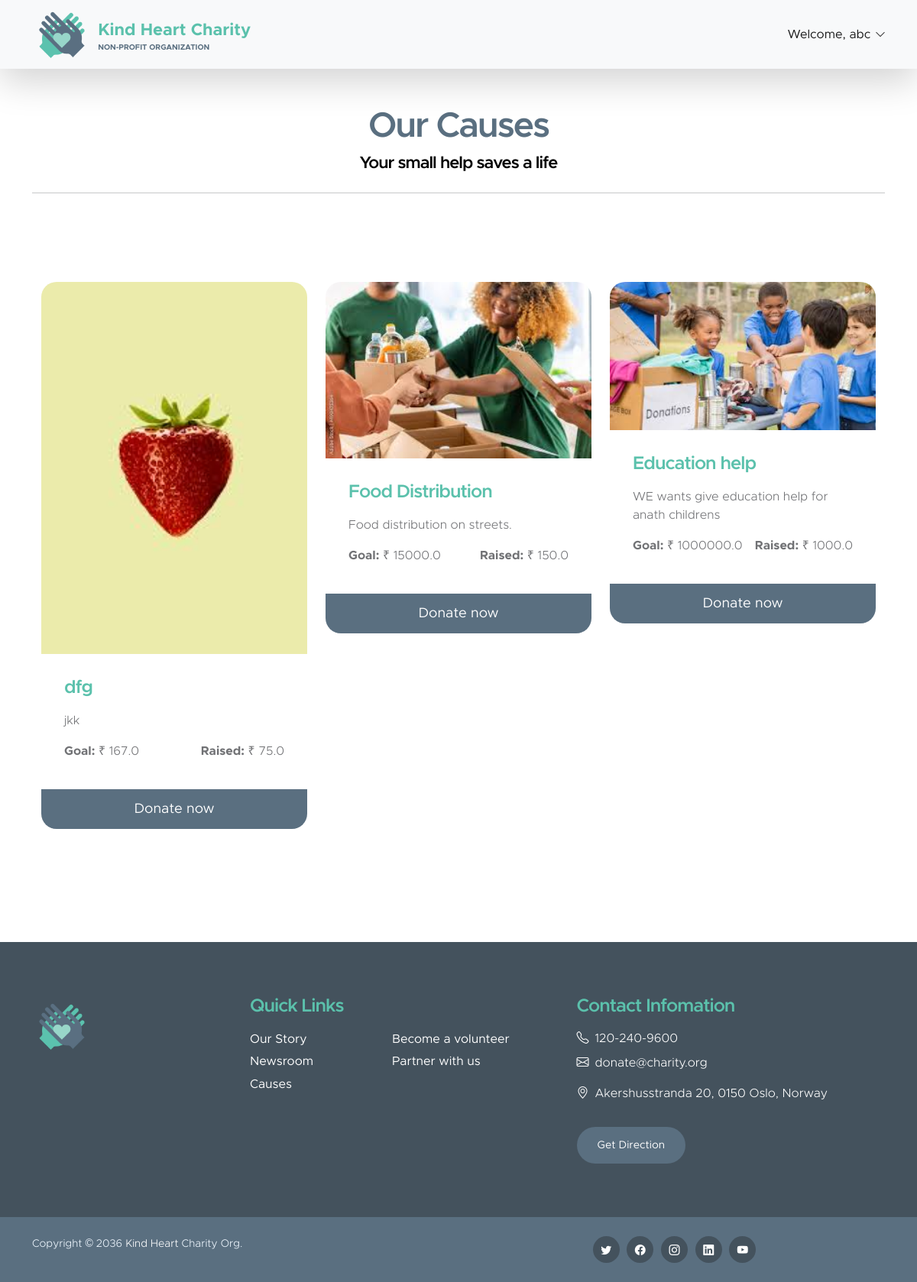
The app's page /user-dashboard/ (signed in) with its own data.
### heart_charity/models.py (models this page shows, shortened)
class Cause(models.Model):
    name=models.CharField(max_length=30)
    img=models.ImageField()
    detail=models.CharField(max_length=500)
    raised=models.FloatField()
    goal=models.FloatField()

### heart_charity/views.py (the view)
# urls.py: path('user-dashboard/', views.user_dashboard, name='user_dashboard'),
def user_dashboard(req):
    causes = Cause.objects.all()
    return render(req, 'user_dashboard.html', {"causes": causes})

### heart_charity/templates/user_dashboard.html
{% extends 'base.html' %}
{% load static %}
{% block content %}
<main>
    <div class="col-lg-12 col-12 text-center mb-4">
        <h2>Our Causes</h2>
        <h6>Your small help saves a life</h6>
    </div>
    <hr>
              <section class="section-padding" id="section_3">
                <div class="container">
                    <div class="row">
                        {% for cause in causes %}
                        <div class="col-lg-4 col-md-6 col-12 mb-4 mb-lg-0">
                            <div class="custom-block-wrap">
                                <img src="{{cause.img.url}}" class="custom-block-image img-fluid" alt="">
                                <div class="custom-block">
                                    <div class="custom-block-body">
                                        <h5 class="mb-3">{{cause.name}}</h5>
                                        <p>{{cause.detail}}</p>
                                        <div class="d-flex align-items-center my-2">
                                            <p class="mb-0">
                                                <strong>Goal:</strong>
                                                ₹ {{cause.raised}}
                                            </p>
                                            <p class="ms-auto mb-0">
                                                <strong>Raised:</strong>
                                                ₹ {{cause.goal}}
                                            </p>
                                        </div>
                                    </div>
                                    <a href="/donate/{{cause.id}}" class="custom-btn btn">Donate now</a>
                                </div>
                            </div>
                        </div>
                        {% endfor %}
                    </div>
                </div>
            </section>
</main>
{% endblock %}

### heart_charity/templates/base.html (shortened to what this page needs)
{% load static %}
<!doctype html>
<html lang="en">
    <head>
        <link href="{% static 'css/bootstrap.min.css' %}" rel="stylesheet">
        <link href="{% static 'css/bootstrap-icons.css' %}" rel="stylesheet">
        <link href="{% static 'css/templatemo-kind-heart-charity.css' %}" rel="stylesheet">
    </head>
    <body>
        <nav class="navbar navbar-expand-lg bg-light shadow-lg">
            <div class="container">
                <a class="navbar-brand" href="/">
                    <img src="{% static 'images/logo.png'  %}"  class="logo img-fluid" alt="Kind Heart Charity">
                    <span>
                        Kind Heart Charity
                        <small>Non-profit Organization</small>
                    </span>
                </a>
                <div class="collapse navbar-collapse" id="navbarNav">
                    {% if user.is_authenticated %}
                    <div class="dropdown nav-item" >
                     <button class="btn  nav-link"  type="button" >
                         <a class="nav-link dropdown-toggle" href="#" role="button" data-bs-toggle="dropdown" style="color:var(--bs-navbar-brand-color)">Welcome, {{ request.user.username }}</a>
                         </button>
                   </div>
                 </div>
                    {% endif %}
                </div>
        </nav>
        <main>
            <section class="hero-section">
                <div class="container py-5">
                    <div class="row">
                        {% block content %}
                        {% endblock %}
                    </div>
                </div>
            </section>
        </main>
        <footer class="site-footer">
            <div class="container">
                <div class="row">
                    <div class="col-lg-3 col-12 mb-4">
                        <img src="{% static 'images/logo.png' %}" class="logo img-fluid" alt="">
                    </div>
                    <div class="col-lg-4 col-md-6 col-12 mb-4">
                        <h5 class="site-footer-title mb-3">Quick Links</h5>
                        <ul class="footer-menu">
                            <li class="footer-menu-item"><a href="#" class="footer-menu-link">Our Story</a></li>
                            <li class="footer-menu-item"><a href="#" class="footer-menu-link">Newsroom</a></li>
                            <li class="footer-menu-item"><a href="#" class="footer-menu-link">Causes</a></li>
                            <li class="footer-menu-item"><a href="#" class="footer-menu-link">Become a volunteer</a></li>
                            <li class="footer-menu-item"><a href="#" class="footer-menu-link">Partner with us</a></li>
                        </ul>
                    </div>
                    <div class="col-lg-4 col-md-6 col-12 mx-auto">
                        <h5 class="site-footer-title mb-3">Contact Infomation</h5>
                        <p class="text-white d-flex mb-2">
                            <i class="bi-telephone me-2"></i>
                            <a href="tel: 120-240-9600" class="site-footer-link">
                                120-240-9600
                            </a>
                        </p>
                        <p class="text-white d-flex">
                            <i class="bi-envelope me-2"></i>
                            <a href="mailto:info@yourgmail.com" class="site-footer-link">
                                donate@charity.org
                            </a>
                        </p>
                        <p class="text-white d-flex mt-3">
                            <i class="bi-geo-alt me-2"></i>
                            Akershusstranda 20, 0150 Oslo, Norway
                        </p>
                        <a href="#" class="custom-btn btn mt-3">Get Direction</a>
                    </div>
                </div>
            </div>
            <div class="site-footer-bottom">
                <div class="container">
                    <div class="row">
                        <div class="col-lg-6 col-md-7 col-12">
                            <p class="copyright-text mb-0">Copyright © 2036 <a href="#">Kind Heart</a> Charity Org.
                       </p>
                        </div>
                        <div class="col-lg-6 col-md-5 col-12 d-flex justify-content-center align-items-center mx-auto">
                            <ul class="social-icon">
                                <li class="social-icon-item">
                                    <a href="#" class="social-icon-link bi-twitter"></a>
                                </li>
                                <li class="social-icon-item">
                                    <a href="#" class="social-icon-link bi-facebook"></a>
                                </li>
                                <li class="social-icon-item">
                                    <a href="#" class="social-icon-link bi-instagram"></a>
                                </li>
                                <li class="social-icon-item">
                                    <a href="#" class="social-icon-link bi-linkedin"></a>
                                </li>
                                <li class="social-icon-item">
                                    <a href="https://youtube.com/templatemo" class="social-icon-link bi-youtube"></a>
                                </li>
                            </ul>
                        </div>
                    </div>
                </div>
            </div>
        </footer>
    </body>
</html>

### heart_charity/static/css/templatemo-kind-heart-charity.css (style rules this page uses)
:root { --white-color: #ffffff; --primary-color: #5bc1ac; --secondary-color: #5a6f80; --section-bg-color: #f0f8ff; --site-footer-bg-color: #44525d; --custom-btn-bg-color: #597081; --custom-btn-bg-hover-color: #5bc1ac; --dark-color: #000000; --p-color: #717275; --border-color: #e9eaeb; --body-font-family: 'Metropolis', sans-serif; --h1-font-size: 52px; --h2-font-size: 46px; --h3-font-size: 32px; --h4-font-size: 28px; --h5-font-size: 24px; --h6-font-size: 22px; --p-font-size: 16px; --btn-font-size: 18px; --copyright-font-size: 14px; --border-radius-large: 100px; --border-radius-medium: 20px; --border-radius-small: 10px; --font-weight-light: 300; --font-weight-normal: 400; --font-weight-semibold: 600; --font-weight-bold: 700; }
body { background-color: var(--white-color); font-family: var(--body-font-family); }
h2, h3, h4, h5, h6 { color: var(--dark-color); }
h1, h2, h3, h4, h5, h6 { font-weight: var(--font-weight-semibold); letter-spacing: -1px; }
h2 { color: var(--secondary-color); font-size: var(--h2-font-size); letter-spacing: -2px; }
h5 { color: var(--primary-color); font-size: var(--h5-font-size); }
h6 { font-size: var(--h6-font-size); }
p { color: var(--p-color); font-size: var(--p-font-size); font-weight: var(--font-weight-light); }
ul li { color: var(--p-color); font-size: var(--p-font-size); font-weight: var(--font-weight-normal); }
a, button { touch-action: manipulation; transition: all 0.3s; }
a { color: var(--p-color); text-decoration: none; }
b, strong { font-weight: var(--font-weight-bold); }
.section-padding { padding-top: 100px; padding-bottom: 100px; }
.custom-block-wrap { background: var(--white-color); border-radius: var(--border-radius-medium); position: relative; overflow: hidden; transition: all 0.5s; }
.custom-block-body { padding: 30px; }
.custom-block-image { display: block; width: 100%; height: 100%; object-fit: cover; }
.custom-block .custom-btn { border-radius: 0; display: block; }
.custom-btn { background: var(--secondary-color); border: 2px solid transparent; border-radius: var(--border-radius-large); color: var(--white-color); font-size: var(--btn-font-size); font-weight: var(--font-weight-normal); line-height: normal; padding: 15px 25px; }
.navbar { background: var(--white-color); z-index: 9; padding-top: 0; padding-bottom: 0; }
.navbar-brand { color: var(--primary-color); font-size: var(--h6-font-size); font-weight: var(--font-weight-bold); }
.navbar-brand span { display: inline-block; vertical-align: middle; }
.navbar-brand small { color: var(--secondary-color); display: block; font-size: 10px; line-height: normal; text-transform: uppercase; }
.logo { width: 80px; height: auto; }
.dropdown-toggle::after { content: "\f282"; display: inline-block; font-family: bootstrap-icons !important; font-size: var(--copyright-font-size); font-style: normal; font-weight: normal !important; font-variant: normal; text-transform: none; line-height: 1; vertical-align: -.125em; -webkit-font-smoothing: antialiased; -moz-osx-font-smoothing: grayscale; position: relative; left: 2px; border: 0; }
.site-footer { background-color: var(--site-footer-bg-color); padding-top: 70px; }
.site-footer-bottom { background-color: var(--secondary-color); position: relative; z-index: 2; margin-top: 70px; padding-top: 25px; padding-bottom: 25px; }
.site-footer-bottom a { color: var(--white-color); }
.site-footer-link { color: var(--white-color); }
.copyright-text { color: var(--section-bg-color); font-size: var(--copyright-font-size); margin-right: 30px; }
.site-footer .custom-btn { font-size: var(--copyright-font-size); }
.footer-menu { column-count: 2; margin: 0; padding: 0; }
.footer-menu-item { list-style: none; display: block; }
.footer-menu-link { font-size: var(--p-font-size); color: var(--white-color); display: inline-block; vertical-align: middle; margin-right: 10px; margin-bottom: 5px; }
.social-icon { margin: 0; padding: 0; }
.social-icon-item { list-style: none; display: inline-block; vertical-align: top; }
.social-icon-link { background: var(--site-footer-bg-color); border-radius: var(--border-radius-large); color: var(--white-color); font-size: var(--copyright-font-size); display: block; margin-right: 5px; text-align: center; width: 35px; height: 35px; line-height: 38px; }

### records on screen
Cause: img (picture), name "dfg", detail "jkk", raised "167.0", goal "75.0"
Cause: img (picture), name "Food Distribution", detail "Food distribution on streets.", raised "15000.0", goal "150.0"
Cause: img (picture), name "Education help", detail "WE wants give education help for anath childrens", raised "1000000.0", goal "1000.0"

### other values on screen
{{ request.user.username }} "abc"
